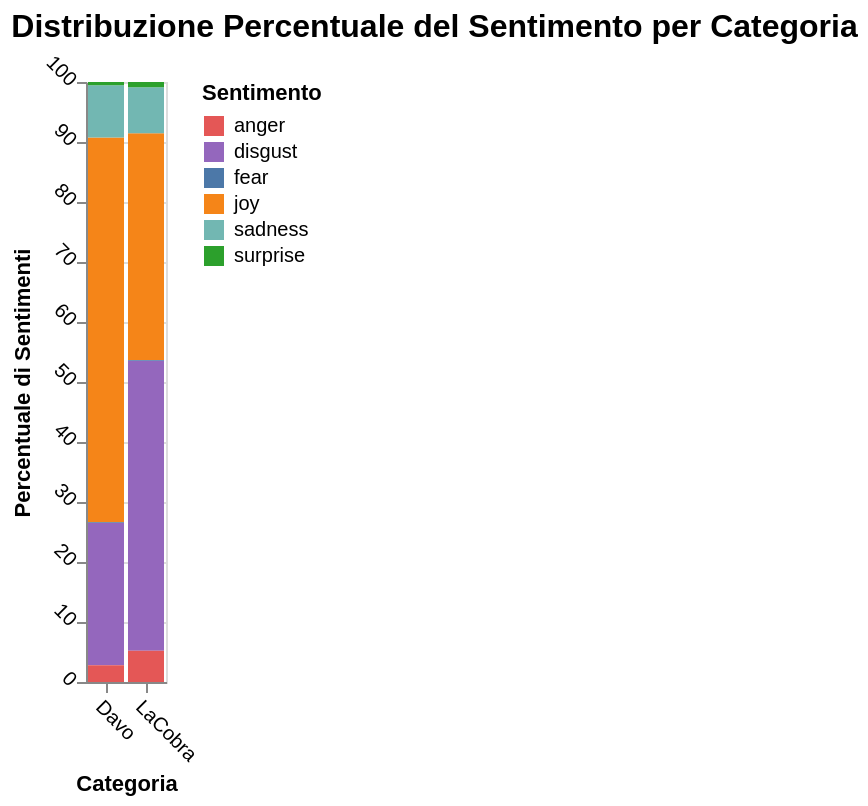

The Vega-Lite source for this figure:
### Vega-Lite specification from a JSON file in a GitHub repository (floating-point values rounded to 4 significant figures)
{"config": {"view": {"continuousWidth": 300, "continuousHeight": 300}, "axis": {"labelAngle": 45}, "title": {"anchor": "start", "color": "black", "fontSize": 16}}, "data": {"name": "data-33a56d86af721ff9e03bc9884909464f"}, "mark": {"type": "bar"}, "encoding": {"color": {"field": "Sentimento", "scale": {"domain": ["anger", "disgust", "fear", "joy", "sadness", "surprise"], "range": ["#e45756", "#9467bd", "#4c78a8", "#f58518", "#72b7b2", "#2ca02c"]}, "type": "nominal"}, "order": {"field": "Sentimento", "sort": "ascending", "type": "nominal"}, "tooltip": [{"field": "Categoria", "type": "nominal"}, {"field": "Sentimento", "type": "nominal"}, {"field": "Percentuale", "type": "quantitative"}], "x": {"field": "Categoria", "title": "Categoria", "type": "nominal"}, "y": {"field": "Percentuale", "title": "Percentuale di Sentimenti", "type": "quantitative"}}, "title": "Distribuzione Percentuale del Sentimento per Categoria", "$schema": "https://vega.github.io/schema/vega-lite/v5.6.1.json", "datasets": {"data-33a56d86af721ff9e03bc9884909464f": [{"Sentimento": "joy", "Categoria": "Davo", "Numero": 709, "Totale": 1105, "Percentuale": 64.16}, {"Sentimento": "disgust", "Categoria": "Davo", "Numero": 262, "Totale": 1105, "Percentuale": 23.71}, {"Sentimento": "sadness", "Categoria": "Davo", "Numero": 96, "Totale": 1105, "Percentuale": 8.688}, {"Sentimento": "anger", "Categoria": "Davo", "Numero": 31, "Totale": 1105, "Percentuale": 2.805}, {"Sentimento": "surprise", "Categoria": "Davo", "Numero": 6, "Totale": 1105, "Percentuale": 0.543}, {"Sentimento": "fear", "Categoria": "Davo", "Numero": 1, "Totale": 1105, "Percentuale": 0.0905}, {"Sentimento": "joy", "Categoria": "LaCobra", "Numero": 22048, "Totale": 58382, "Percentuale": 37.77}, {"Sentimento": "disgust", "Categoria": "LaCobra", "Numero": 28205, "Totale": 58382, "Percentuale": 48.31}, {"Sentimento": "sadness", "Categoria": "LaCobra", "Numero": 4492, "Totale": 58382, "Percentuale": 7.694}, {"Sentimento": "anger", "Categoria": "LaCobra", "Numero": 3052, "Totale": 58382, "Percentuale": 5.228}, {"Sentimento": "surprise", "Categoria": "LaCobra", "Numero": 500, "Totale": 58382, "Percentuale": 0.8564}, {"Sentimento": "fear", "Categoria": "LaCobra", "Numero": 85, "Totale": 58382, "Percentuale": 0.1456}]}}
